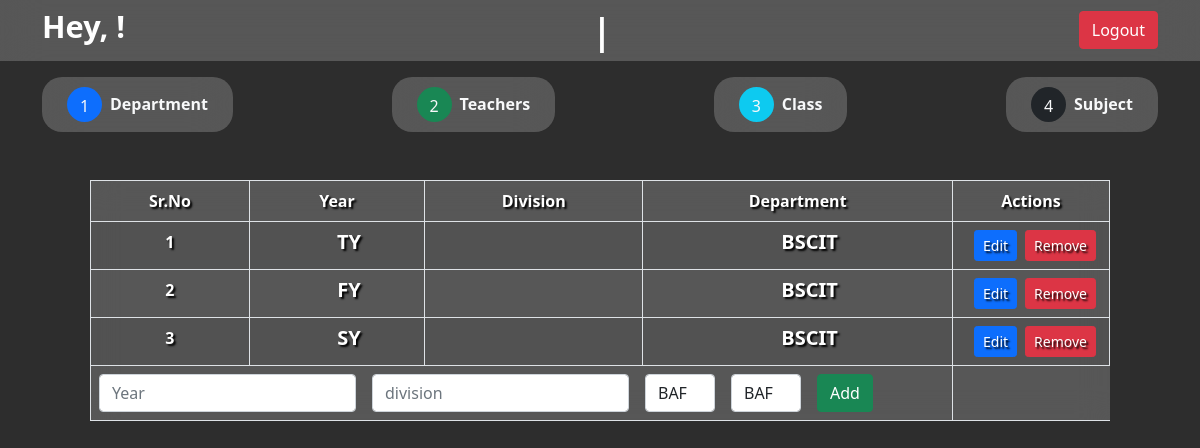
Page /Prospector/class.php on the committed database.
### tables this page shows
CREATE TABLE `classes` (
  `id` int(255) NOT NULL,
  `year` varchar(10) NOT NULL,
  `department_id` int(255) NOT NULL
);

CREATE TABLE `departments` (
  `id` int(255) NOT NULL,
  `name` varchar(200) NOT NULL,
  `username` varchar(25) NOT NULL,
  `pwd` varchar(25) NOT NULL,
  `slug` varchar(200) NOT NULL
);

### Prospector/class.php (the view, shortened to what this page needs)
<?php include "../DB/db.php" ?>
<?php $cssFiles = "<link rel='stylesheet' href='../assets/css/student_profile.css'/>" ?>
<?php include "../includes/header.php" ?>
<div class="app">
    <?php include "../includes/navbar-Prospector_Student.php"?>
    <div class="container">
        <?php include "../includes/Categories_Prospector.php"?>
        <section id="allDepartment">
            <div class="table-responsive mt-5 mx-5">
                <table class="table table-striped table-hover table-bordered blurred-bg">
                    <thead>
                        <tr>
                            <th>Sr.No</th>
                            <th>Year</th>
                            <th>Division</th>
                            <th>Department</th>
                            <th>Actions</th>
                        </tr>
                    </thead>
                    <tbody>
                        <?php
                        $query = mysqli_query($con, "SELECT * FROM `classes`");
                        $srno = 0;
                        ?>
                        <?php while ($row = mysqli_fetch_assoc($query)) : ?>
                            <tr>
                                <td><?php echo ++$srno; ?></td>
                                <td>
                                    <h5 class="fw-bold d-flex align-items-center justify-content-center ps-4 subject"><?php echo $row['year']; ?></h5>
                                </td>
                                <td>
                                </td>
                                <td>
                                    <h5 class="fw-bold d-flex align-items-center justify-content-center ps-4 subject">
                                        <?php
                                        $dquery = mysqli_query($con, "SELECT * FROM `departments` WHERE id = " . $row['department_id']);
                                        $department = mysqli_fetch_assoc($dquery);
                                        ?>
                                        <?php echo $department['name']; ?>
                                    </h5>
                                </td>
                                <td>
                                    <div class="d-flex justify-content-center">
                                        <a href="class.php?edit=true&id=<?php echo $row['id'] ?>" class="ms-2 btn btn-primary btn-sm">Edit</a>
                                        <a href="class.php?delete=true&id=<?php echo $row['id'] ?>" class="ms-2 btn btn-danger btn-sm">Remove</a>
                                    </div>
                                </td>
                            </tr>
                        <?php endwhile; ?>
                        <tr>
                            <td colspan="4">
                                <form method="POST" action="class.php" class="d-flex">
                                    <div class="me-3">
                                        <input name="year" type="text" class="form-control" placeholder="Year" aria-label="year" required value="<?php echo isset($isEditing) ? $editData['year'] : '' ?>" />
                                    </div>
                                    <div class="me-3">
                                        <input name="division" type="text" class="form-control" placeholder="division" aria-label="division" required value="<?php echo isset($isEditing) ? $editData['division'] : '' ?>" />
                                    </div>
                                    <div class="me-3">
                                        <?php $dquery = mysqli_query($con, "SELECT * FROM `departments`;"); ?>
                                        <select name="department_id" class="form-control">
                                            <?php while ($d = mysqli_fetch_assoc($dquery)) : ?>
                                                <option value="<?php echo $d['id'] ?>" <?php echo isset($isEditing) && $editData['department_id'] == $d['id'] ? 'selected' : '' ?>><?php echo $d['name'] ?></option>
                                            <?php endwhile; ?>
                                        </select>
                                    </div>
                                    <div class="me-3">
                                        <?php $dquery = mysqli_query($con, "SELECT * FROM `departments`;"); ?>
                                        <select name="teacher_id" class="form-control">
                                            <?php while ($d = mysqli_fetch_assoc($dquery)) : ?>
                                                <option value="<?php echo $d['id'] ?>" <?php echo isset($isEditing) && $editData['department_id'] == $d['id'] ? 'selected' : '' ?>><?php echo $d['name'] ?></option>
                                            <?php endwhile; ?>
                                        </select>
                                    </div>
                                    <div class="me-3">
                                        <button name="<?php echo isset($isEditing) ? 'editclass' : 'addclass'; ?>" type="submit" class="btn btn-success">
                                            <?php if (isset($isEditing)) {
                                                echo "Update";
                                            } else {
                                                echo "Add";
                                            } ?>
                                        </button>
                                    </div>
                                </form>
                            </td>
                        </tr>
                    </tbody>
                </table>
            </div>
        </section>
    </div>
</div>
<?php include "../includes/footer.php" ?>

### assets/css/style.css (style rules this page uses)
* { margin: 0; padding: 0; box-sizing: border-box; }
.app { width: 100vw; height: 100vh; background-color: rgba(45, 45, 45); overflow-y: auto; }
h2, h5 { margin: 0; }
.subject { height: 100%; }
.blurred-bg { background: rgba(255, 255, 255, 0.2) !important; backdrop-filter: blur(15px) !important; }
.blurred-bg tr, .blurred-bg td { color: white; text-shadow: 2px 2px 2px #000; font-weight: bold; background-color: transparent; text-align: center; }

### rows in the picture
classes: year "TY", department.name "BSCIT"
classes: year "FY", department.name "BSCIT"
classes: year "SY", department.name "BSCIT"

### other values in the picture
form field department_id "BAF"
form field teacher_id "BAF"
